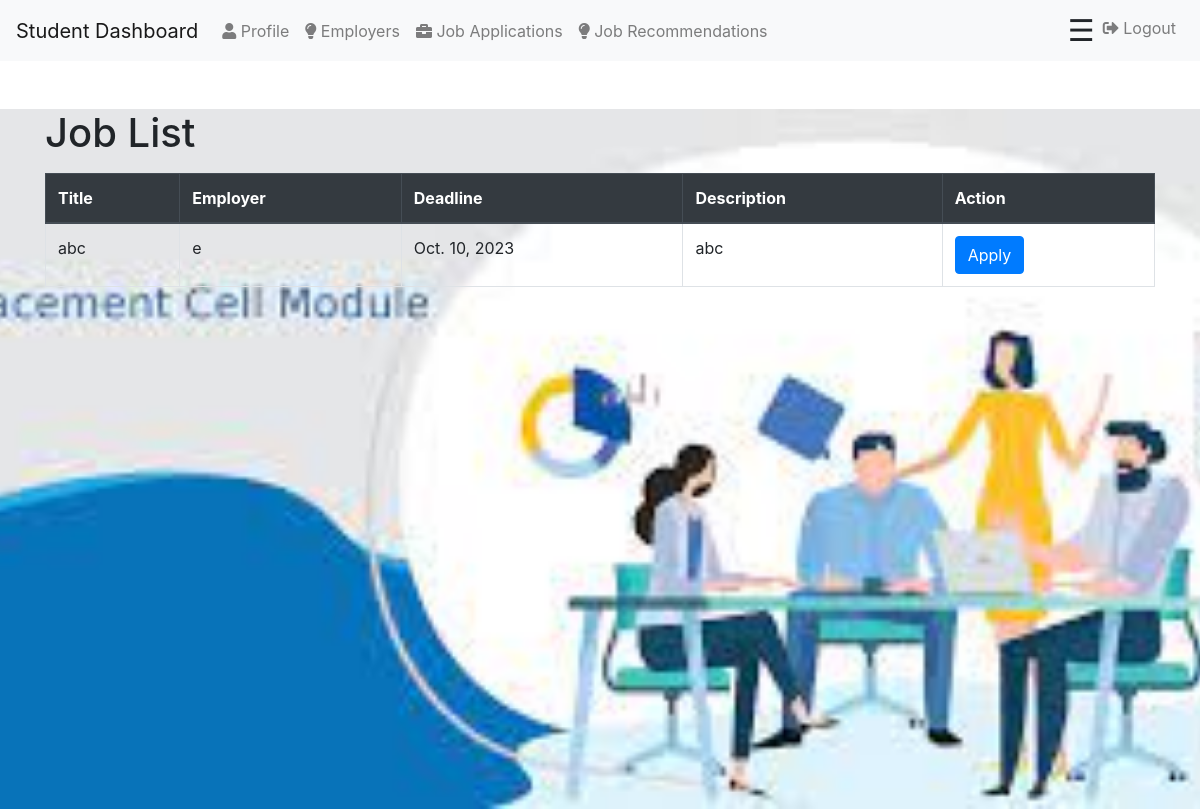
The app's page /student/jobs/ (signed in), older data.
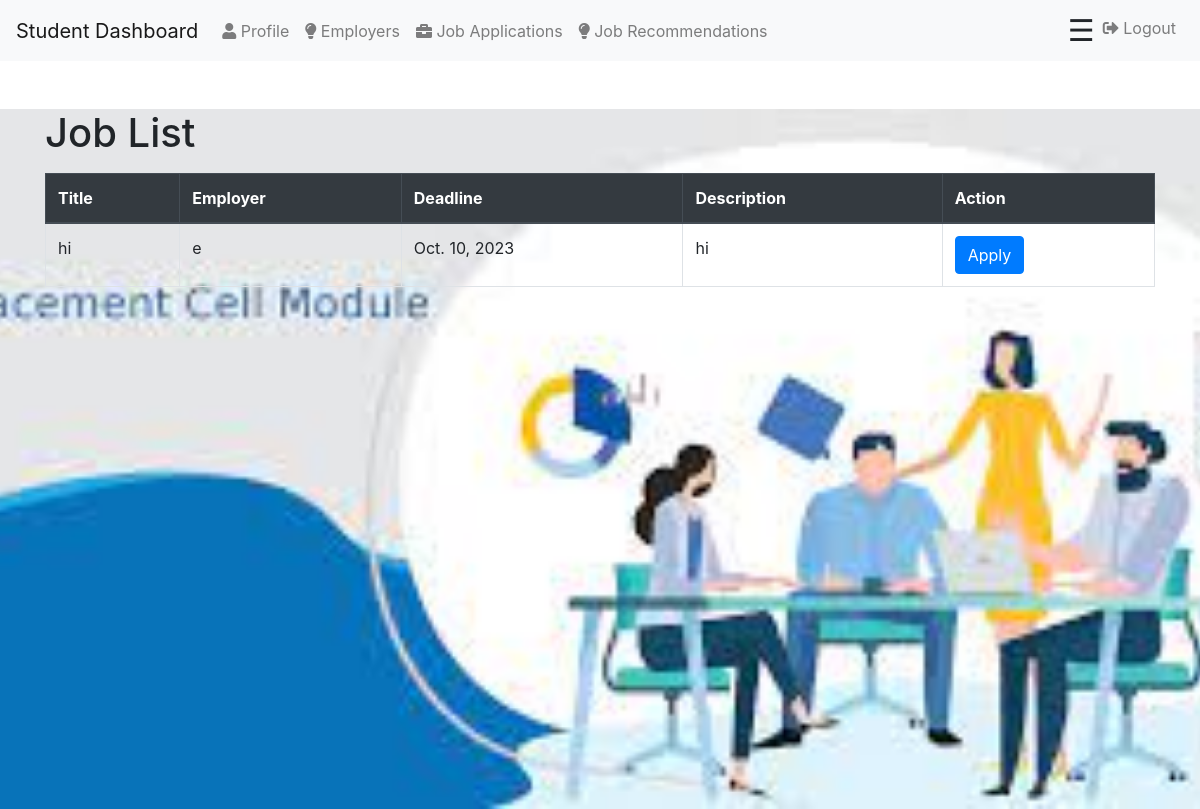
The same page, newer data.
### job_management/models.py (models this page shows, shortened)
class Job(models.Model):
    employer = models.ForeignKey(EmployerProfile, on_delete=models.CASCADE)
    title = models.CharField(max_length=100)
    description = models.TextField()
    requirements = models.TextField()
    application_deadline = models.DateField()

### user_management/models.py (models this page shows, shortened)
class EmployerProfile(models.Model):
    user = models.OneToOneField(CustomUser, on_delete=models.CASCADE)
    company_name = models.CharField(max_length=100)
    industry = models.CharField(max_length=50)
    location = models.CharField(max_length=100)
    description = models.TextField()
    is_verified = models.BooleanField(default=False)

### job_management/views.py (the view)
# urls.py: path('student/jobs/', views.student_job_list, name='student_job_list'),
@login_required(login_url='student_login')
def student_job_list(request):
    jobs = Job.objects.all()
    return render(request, 'student_job_list.html', {'jobs': jobs})

### user_management/custom_auth.py (called while the page is built)
    def get_user(self, user_id):
        User = get_user_model()
        try:
            return User.objects.get(pk=user_id)
        except User.DoesNotExist:
            return None

### job_management/templates/student_job_list.html
{% extends 'student_dashboard.html' %}
{% block content %}
<div class="container">
    <h1 class="mt-5">Job List</h1>
    <table class="table table-bordered table-hover mt-3">
        <thead class="thead-dark">
            <tr>
                <th>Title</th>
                <th>Employer</th>
                <th>Deadline</th>
                <th>Description</th>
                <th>Action</th>
            </tr>
        </thead>
        <tbody>
            {% for job in jobs %}
                <tr>
                    <td>{{ job.title }}</td>
                    <td>{{ job.employer.company_name }}</td>
                    <td>{{ job.application_deadline }}</td>
                    <td>{{ job.description }}</td>
                    <td><a href="{% url 'apply_job' job.id %}" class="btn btn-primary">Apply</a></td>
                </tr>
            {% endfor %}
        </tbody>
    </table>
</div>
{% endblock %}

Row changes from the older to the newer data that the page shows:
changed Job: title "abc" → "hi"; description "abc" → "hi"
